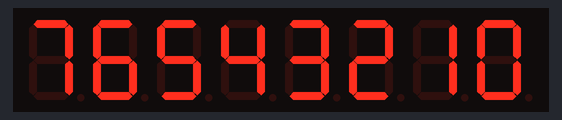
A sketch run on a simulated Arduino Uno, built with avr-gcc and run on an emulated ATmega328P. Parts: 8-digit seven-segment display.

Above: at 0.1 s.
At 3.1 s:
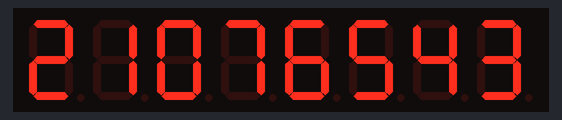
At 5.1 s:
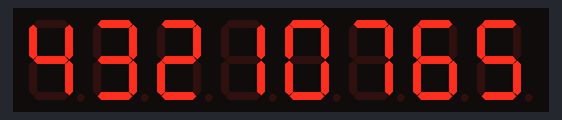
At 7.1 s:
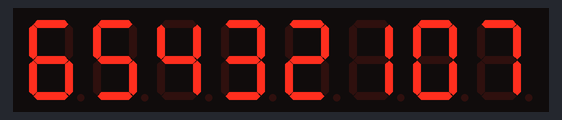
At 12.1 s:
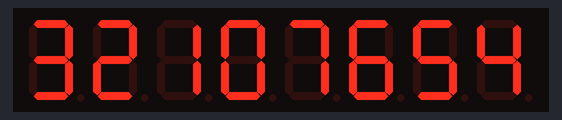
At 17.1 s:
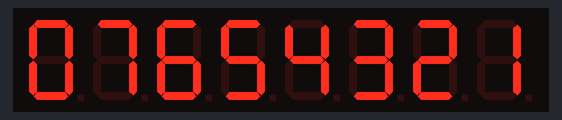

The sketch:

210.ino
```cpp
#include <LedControl.h>  // Include the LedControl library for MAX7219

// Pin connections for MAX7219 (dataPin, clkPin, csPin)
const int dataPin = 2;
const int clkPin = 3;
const int csPin = 4;

// Create an instance of the LedControl class
LedControl lc = LedControl(dataPin, clkPin, csPin, 1);  // 1 device (1 MAX7219)

// Digits to display (0-7)
byte digitsToDisplay[8] = {0, 1, 2, 3, 4, 5, 6, 7};

// Brightness level (0-15 for MAX7219)
int brightness = 0;

// Timing variables
unsigned long previousMillis = 0;
const long interval = 1000;  // 1 second interval for scrolling

void setup() {
  // Initialize the MAX7219
  lc.shutdown(0, false);  // Wake up the MAX7219
  lc.setIntensity(0, brightness);  // Set initial brightness
  lc.clearDisplay(0);  // Clear the display

  // Display initial digits
  renderDisplay();
}

void loop() {
  // Get the current time
  unsigned long currentMillis = millis();

  // Check if 1 second has passed
  if (currentMillis - previousMillis >= interval) {
    // Save the last time the digits were updated
    previousMillis = currentMillis;

    // Scroll digits to the left
    scrollDigits();

    // Update the brightness level
    updateBrightness();

    // Render the new digits and brightness
    renderDisplay();
  }
}

// Function to scroll the digits to the left
void scrollDigits() {
  // Shift all digits to the left
  byte firstDigit = digitsToDisplay[0];
  for (int i = 0; i < 7; i++) {
    digitsToDisplay[i] = digitsToDisplay[i + 1];
  }
  // Loop the first digit to the last position
  digitsToDisplay[7] = firstDigit;
}

// Function to update the brightness (0-15 for MAX7219)
void updateBrightness() {
  brightness = (brightness + 1) % 16;  // Increment and wrap brightness (0-15)
  lc.setIntensity(0, brightness);  // Set the new brightness level
}

// Function to render the digits to the display
void renderDisplay() {
  for (int i = 0; i < 8; i++) {
    lc.setDigit(0, i, digitsToDisplay[i], false);  // Display each digit
  }
}
```

Measured:
- by itself, everything shown: repeats every 16.0 s, in 16 steps
- what the display in image 1 shows lasts 1.0 s, from 3.0 s to 4.0 s
